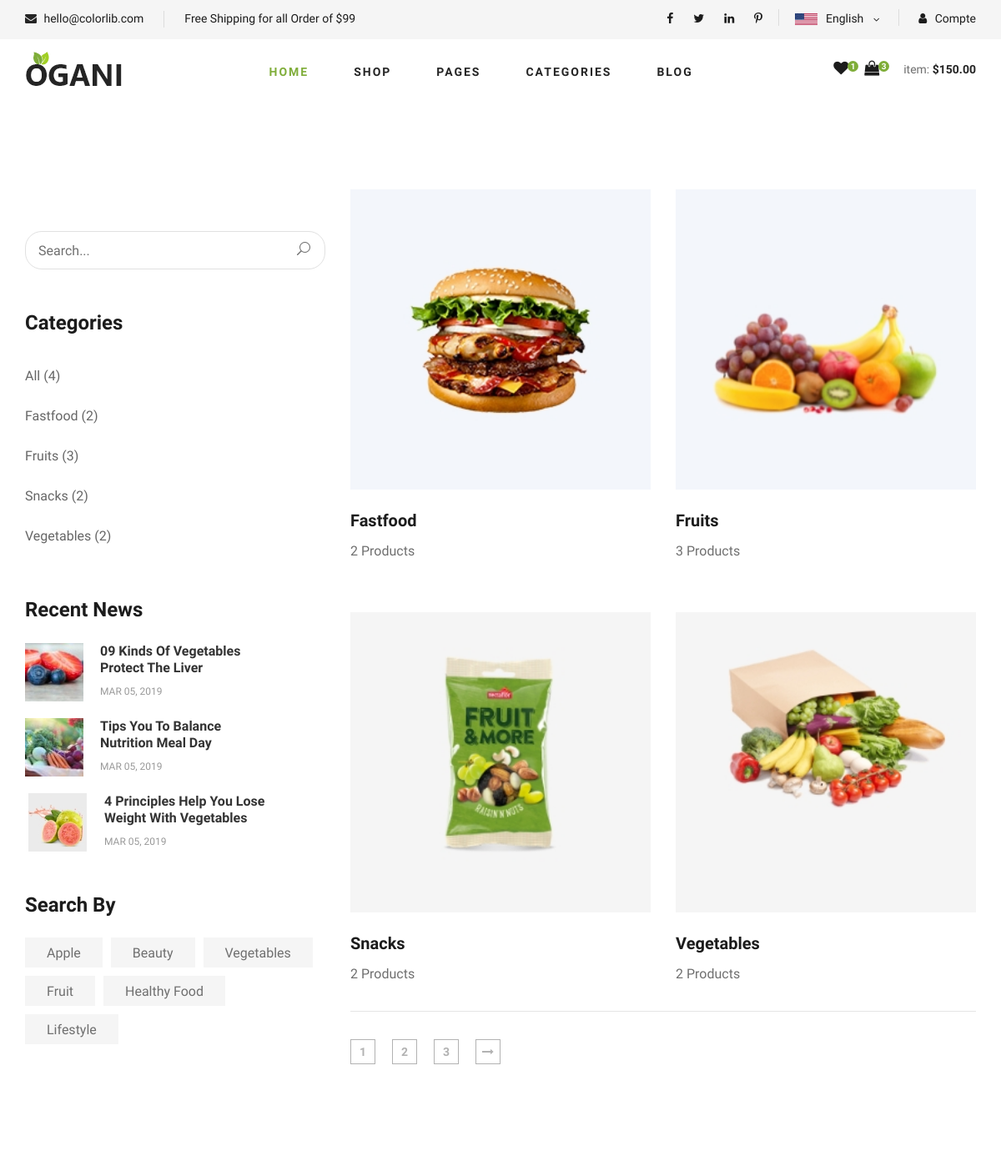
/categories/ (upper part), run on an earlier commit of the app's database.
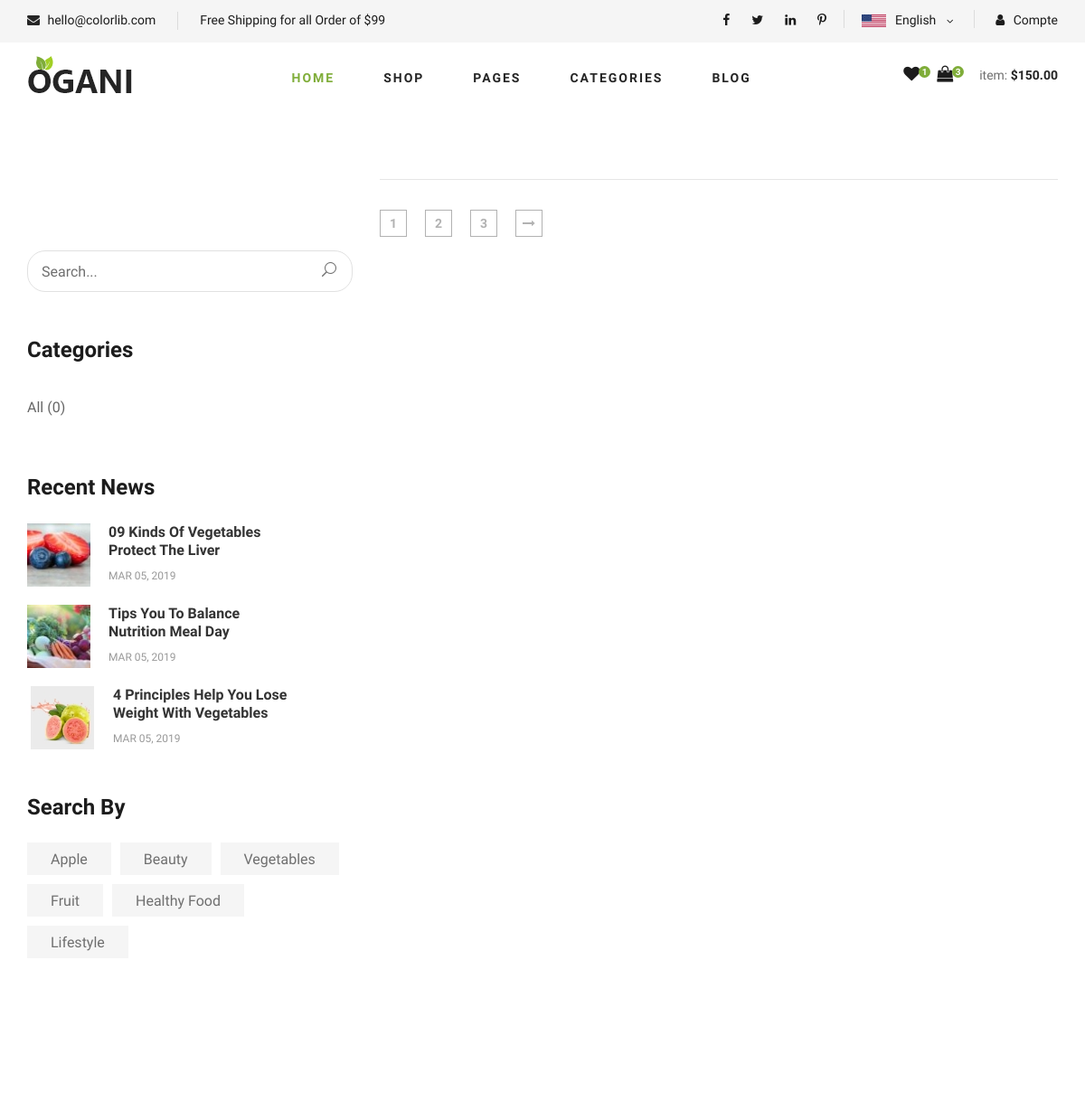
And on a later commit of the database.
### core/models.py (models this page shows, shortened)
class Category(models.Model):
    cid = ShortUUIDField(
        unique=True, length=10, max_length=20, prefix="cat", alphabet="abcdefgk"
    )
    title = models.CharField(max_length=100, default="Food")
    image = models.ImageField(upload_to="category", default="category.jpg")
    class Meta:
        verbose_name_plural = "categories"

### core/views.py (the view)
# urls.py: path("categories/", views.category_list_view, name="category-list"),
def category_list_view(request):
    category = Category.objects.all()
    context = {
        "categories": category,
    }
    return render(request, "core/category-list.html", context)

### core/context_processer.py (called while the page is built)
def default(request):
    categories = Category.objects.all()
    return {"categories": categories}

### templates/core/category-list.html (shortened to what the changed rows need)
{% extends 'partials/base.html' %}
{% load static%}
{% block content %}
    <section class="blog spad">
        <div class="container">
            <div class="row">
                <div class="col-lg-4 col-md-5">
                    <div class="blog__sidebar">
                        <div class="blog__sidebar__item">
                            <ul>
                                <li><a href="#">All <span> ({{categories.count}})</span></a></li>
                                {%for c in categories%}
                                <li><a href="#">{{c.title}} <span>({{c.category.count}})</span></a></li>
                                {%endfor%}
                            </ul>
                        </div>
                    </div>
                </div>
                <div class="col-lg-8 col-md-7">
                    <div class="row">
                    {%for c in categories%}
                        <div class="col-lg-6 col-md-6 col-sm-6">
                            <div class="blog__item">
                                <div class="blog__item__pic">
                                    <img src="{{c.image.url}}" alt="">
                                </div>
                                <div class="blog__item__text">
                                    <h5><a href="#">{{c.title}}</a></h5>
                                    <p>{{c.category.count}} Product{{c.category.count|pluralize}} </p>
                                </div>
                            </div>
                        </div>
                        {%endfor%}
                    </div>
                </div>
            </div>
        </div>
    </section>
 {%endblock%}

What changed in the data, as far as the page shows it:
removed Category: title "Fastfood", category.count "2", image (picture)
removed Category: title "Fruits", category.count "3", image (picture)
removed Category: title "Snacks", category.count "2", image (picture)
removed Category: title "Vegetables", category.count "2", image (picture)
Also different on the page:
{{ categories.count }}: "4" → "0"
